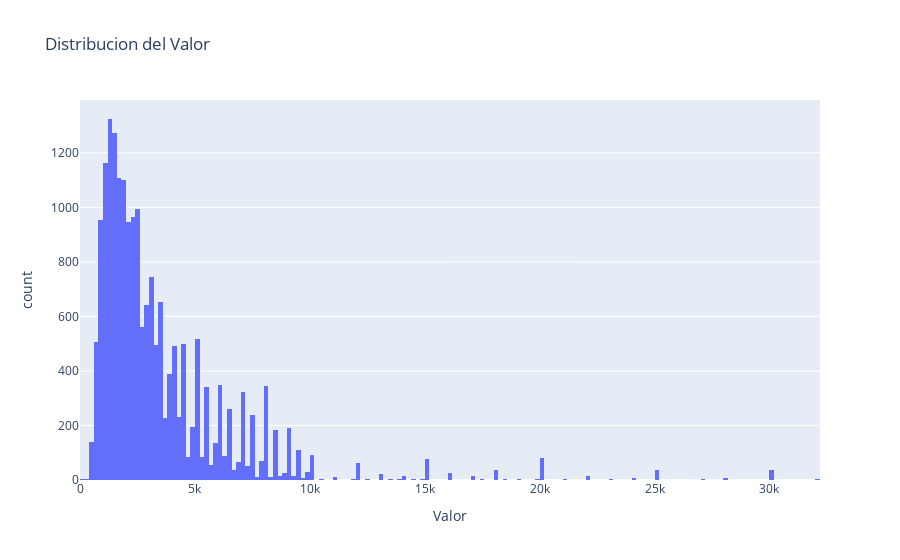

This figure's notebook cell:
### Code cell
# We create a histogram to show the value distribution
fig = px.histogram(df, x='Valor', title='Distribucion del Valor')
fig.show()

### Figure 1 — Plotly figure (JSON) as saved in the notebook; plotly's stock layout.template omitted (floating-point values rounded to 4 significant figures; data arrays with more than 128 entries replaced by an {"elided": "..."} marker saying what was removed)
{"data": [{"alignmentgroup": "True", "bingroup": "x", "hovertemplate": "Valor=%{x}<br>count=%{y}<extra></extra>", "legendgroup": "", "marker": {"color": "#636efa", "pattern": {"shape": ""}}, "name": "", "offsetgroup": "", "orientation": "v", "showlegend": false, "type": "histogram", "x": {"elided": "19831 int values"}, "xaxis": "x", "yaxis": "y"}], "layout": {"barmode": "relative", "legend": {"tracegroupgap": 0}, "title": {"text": "Distribucion del Valor"}, "xaxis": {"anchor": "y", "domain": [0, 1], "title": {"text": "Valor"}}, "yaxis": {"anchor": "x", "domain": [0, 1], "title": {"text": "count"}}}}
